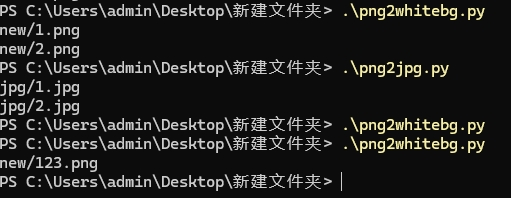
#> input picture python/1.png, 511 x 198 px; its folder holds only this picture in this run
$ python png2whitebg.py
#> lines starting #> are read from the running program, lines starting #| are printed output that depends on the picture
import cv2
import os
import numpy as np

path = "./"
# 该文件夹下所有的文件（包括文件夹）
filelist = os.listdir(path)
count = 1

for file in filelist:   # 遍历所有文件
    Olddir = os.path.join(path, file)   # 原来的文件路径
    # 如果是文件文件 && 是.png文件进行转换
    if os.path.isfile(file) and file.endswith(".png"):
        # 文件名
        str = file.rsplit(".", 1)
        if not os.path.exists("new"):
            os.mkdir("new")
        # 转换后的格式
        output = "new/"+str[0] + ".png"
        print(output)
        image = cv2.imread(file,cv2.IMREAD_COLOR)
#> image is the input picture: shape (198, 511, 3); mean B, G, R 30.8, 32.3, 32.5

        # 图像进行反转：白变黑，黑变白
        # 灰度处理
        gray = cv2.cvtColor(image, cv2.COLOR_BGR2GRAY)
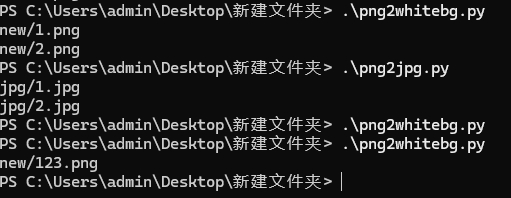
#> gray: shape (198, 511); min 11, max 236, mean 32.2
        # 图像进行反转：白变黑，黑变白
        # ret,binary = cv2.threshold(image, 127, 255, cv2.THRESH_BINARY)
        dst = 255 - gray
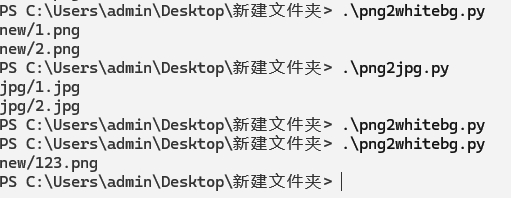
#> dst: shape (198, 511); min 19, max 244, mean 222.8
        ret2, binary2 = cv2.threshold(dst, 127, 255, cv2.THRESH_BINARY)
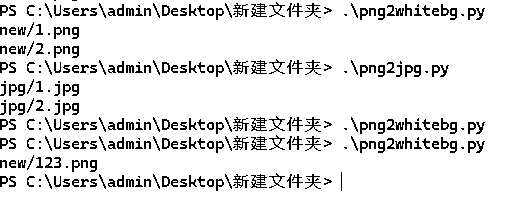
#> binary2: shape (198, 511); 89.3% white; black in thin lines or dots

        cv2.imwrite(output,binary2,[cv2.IMWRITE_PNG_COMPRESSION, 3])

        # 白底转透明色
        # image = cv2.imread(output)
        # # Point 1: 生成与白色部分对应的mask图像
        # mask = np.all(image[:,:,:] == [255, 255, 255], axis=-1)
        # # Point 2: 将图片从三通道转为四通道
        # dst = cv2.cvtColor(image, cv2.COLOR_BGR2BGRA)
        # # Point3:  以mask图像为基础，使白色部分透明化
        # dst[mask,3] = 0

        # # 压缩到原有质量的80%
        # cv2.imwrite(output,dst,[cv2.IMWRITE_PNG_COMPRESSION, 3])
